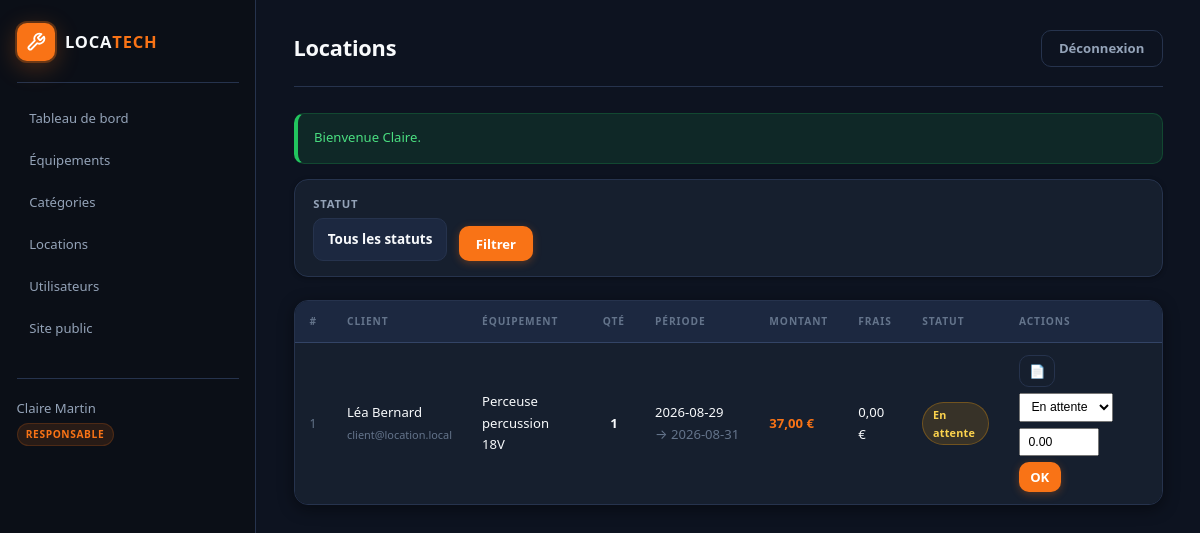
/admin/locations (signed in), run on the app's committed database.
### tables this page shows
CREATE TABLE location (
    id INT UNSIGNED AUTO_INCREMENT PRIMARY KEY,
    date_debut DATE NOT NULL,
    date_fin DATE NOT NULL,
    statut ENUM('en attente', 'confirmée', 'en cours', 'terminée', 'annulée') NOT NULL DEFAULT 'en attente',
    montant_total DECIMAL(10,2) NOT NULL DEFAULT 0,
    frais_additionnels DECIMAL(10,2) NOT NULL DEFAULT 0,
    utilisateur_id INT UNSIGNED NOT NULL,
    equipement_id INT UNSIGNED NOT NULL,
    quantite SMALLINT UNSIGNED NOT NULL DEFAULT 1,
    CONSTRAINT fk_location_utilisateur
        FOREIGN KEY (utilisateur_id) REFERENCES utilisateur(id)
        ON UPDATE CASCADE
        ON DELETE RESTRICT,
    CONSTRAINT fk_location_equipement
        FOREIGN KEY (equipement_id) REFERENCES equipement(id)
        ON UPDATE CASCADE
        ON DELETE RESTRICT
);

CREATE TABLE utilisateur (
    id INT UNSIGNED AUTO_INCREMENT PRIMARY KEY,
    nom VARCHAR(100) NOT NULL,
    prenom VARCHAR(100) NOT NULL,
    email VARCHAR(180) NOT NULL UNIQUE,
    password VARCHAR(255) NOT NULL,
    role ENUM('client', 'agent', 'responsable') NOT NULL DEFAULT 'client'
);

CREATE TABLE equipement (
    id INT UNSIGNED AUTO_INCREMENT PRIMARY KEY,
    nom VARCHAR(150) NOT NULL,
    description TEXT NULL,
    prix_jour DECIMAL(10,2) NOT NULL,
    quantite_stock INT NOT NULL DEFAULT 0,
    seuil_alerte INT NOT NULL DEFAULT 1,
    etat ENUM('disponible', 'en location', 'en maintenance', 'endommagé') NOT NULL DEFAULT 'disponible',
    categorie_id INT UNSIGNED NOT NULL,
    photo VARCHAR(255) NULL DEFAULT NULL,
    CONSTRAINT fk_equipement_categorie
        FOREIGN KEY (categorie_id) REFERENCES categorie(id)
        ON UPDATE CASCADE
        ON DELETE RESTRICT
);

### controllers/LocationController.php (called while the page is built, shortened)
<?php
class LocationController
{
    private Location   $location;
    public function __construct()
    {
        $this->location   = new Location();
    }
    public function adminIndex(): void
    {
        $statut = $_GET['statut'] ?? null;
        view('back/locations', [
            'locations' => $this->location->findAll($statut ?: null),
            'statut'    => $statut,
        ]);
    }
}

### models/Location.php (called while the page is built, shortened)
<?php
class Location
{
    private PDO $db;
    public function __construct(?PDO $pdo = null)
    {
        $this->db = $pdo ?? Database::getConnection();
    }
    public function findAll(?string $statut = null): array
    {
        $sql = $this->baseSelect() . ' WHERE 1 = 1';
        $params = [];
        $sql .= ' ORDER BY l.date_debut DESC, l.id DESC';
        $stmt = $this->db->prepare($sql);
        $stmt->execute($params);
        return $stmt->fetchAll();
    }
    private function baseSelect(): string
    {
        return 'SELECT l.*,
                       l.quantite,
                       u.nom AS utilisateur_nom,
                       u.prenom AS utilisateur_prenom,
                       u.email AS utilisateur_email,
                       e.nom AS equipement_nom,
                       e.prix_jour,
                       e.quantite_stock,
                       e.etat AS equipement_etat
                FROM location l
                INNER JOIN utilisateur u ON u.id = l.utilisateur_id
                INNER JOIN equipement e ON e.id = l.equipement_id';
    }
}

### config/Database.php (called while the page is built, shortened)
<?php
class Database
{
    private static ?PDO $instance = null;
    public static function getConnection(): PDO
    {
        if (self::$instance === null) {
            $dsn = sprintf(
                'mysql:host=%s;port=%s;dbname=%s;charset=%s',
                DB_HOST,
                DB_PORT,
                DB_NAME,
                DB_CHARSET
            );
            $options = [
                PDO::ATTR_ERRMODE => PDO::ERRMODE_EXCEPTION,
                PDO::ATTR_DEFAULT_FETCH_MODE => PDO::FETCH_ASSOC,
                PDO::ATTR_EMULATE_PREPARES => false,
                PDO::MYSQL_ATTR_INIT_COMMAND => 'SET NAMES utf8mb4 COLLATE utf8mb4_unicode_ci',
            ];
            try {
                self::$instance = new PDO($dsn, DB_USER, DB_PASS, $options);
            } catch (PDOException $e) {
                error_log('Database connection error: ' . $e->getMessage());
                throw new RuntimeException(
                    'Impossible de se connecter à la base de données. Vérifiez la configuration MySQL (location_db).'
                );
            }
        }
        return self::$instance;
    }
}

### views/back/locations.php (the view, shortened to what this page needs)
<?php
require APP_ROOT . '/views/layout/admin_header.php';
?>
<form class="filters" method="get" action="<?= e(url('admin/locations')) ?>">
    <label>
        Statut
        <select name="statut">
            <option value="">Tous les statuts</option>
        </select>
    </label>
    <button class="btn btn-primary" type="submit">Filtrer</button>
</form>
<div class="table-wrap">
    <table>
        <thead>
            <tr>
                <th>#</th>
                <th>Client</th>
                <th>Équipement</th>
                <th>Qté</th>
                <th>Période</th>
                <th>Montant</th>
                <th>Frais</th>
                <th>Statut</th>
                <th>Actions</th>
            </tr>
        </thead>
        <tbody>
        <?php foreach ($locations as $row): ?>
            <tr>
                <td style="color:var(--muted-light);font-size:.8rem"><?= (int) $row['id'] ?></td>
                <td>
                    <?= e($row['utilisateur_prenom'] . ' ' . $row['utilisateur_nom']) ?>
                    <br><small style="color:var(--muted-light)"><?= e($row['utilisateur_email']) ?></small>
                </td>
                <td><?= e($row['equipement_nom']) ?></td>
                <td style="text-align:center;font-weight:700"><?= (int) $row['quantite'] ?></td>
                <td style="white-space:nowrap">
                    <?= e($row['date_debut']) ?><br>
                    <span style="color:var(--muted-light)">→ <?= e($row['date_fin']) ?></span>
                </td>
                <td style="font-weight:700;color:var(--orange)">
                    <?= number_format((float) $row['montant_total'], 2, ',', ' ') ?> €
                </td>
                <td><?= number_format((float) $row['frais_additionnels'], 2, ',', ' ') ?> €</td>
                <td><?= statut_badge($row['statut']) ?></td>
                <td>
                    <div class="actions">
                        <a class="btn btn-ghost"
                           href="<?= e(url('locations/pdf/' . (int) $row['id'])) ?>"
                           target="_blank" title="Contrat PDF"
                           style="padding:.4rem .6rem">📄</a>
                        <form method="post"
                              action="<?= e(url('admin/locations/update')) ?>"
                              class="inline-form">
                            <select name="statut" style="padding:.35rem .5rem;font-size:.82rem">
                                <?php foreach (LOCATION_STATUTS as $st): ?>
                                    <option value="<?= e($st) ?>"
                                        <?= $row['statut'] === $st ? 'selected' : '' ?>>
                                        <?= e(statut_label($st)) ?>
                                    </option>
                                <?php endforeach; ?>
                            </select>
                            <input type="number" step="0.01" min="0"
                                   name="frais_additionnels"
                                   value="<?= e($row['frais_additionnels']) ?>"
                                   title="Frais additionnels (€)"
                                   placeholder="0.00"
                                   style="width:80px;padding:.35rem .5rem;font-size:.82rem">
                            <button class="btn btn-primary" type="submit"
                                    style="padding:.4rem .75rem">OK</button>
                        </form>
                    </div>
                </td>
            </tr>
        <?php endforeach; ?>
        </tbody>
    </table>
</div>
<?php require APP_ROOT . '/views/layout/admin_footer.php'; ?>

### config/helpers.php (shortened to what this page needs)
<?php
function url(string $path = ''): string
{
    $path = ltrim($path, '/');
    return BASE_URL . '/' . $path;
}
function view(string $path, array $data = []): void
{
    extract($data, EXTR_SKIP);
    $file = APP_ROOT . DIRECTORY_SEPARATOR . 'views' . DIRECTORY_SEPARATOR . str_replace('/', DIRECTORY_SEPARATOR, $path) . '.php';
    require $file;
}
function e(?string $value): string
{
    return htmlspecialchars((string) $value, ENT_QUOTES, 'UTF-8');
}
function statut_label(string $statut): string
{
    $labels = [
        'en attente' => 'En attente',
        'confirmee'  => 'Confirmée',
        'en cours'   => 'En cours',
        'terminee'   => 'Terminée',
        'annulee'    => 'Annulée',
    ];
    return $labels[$statut] ?? ucfirst($statut);
}
function normalize_status(string $raw): string
{
    $s = mb_strtolower(trim($raw), 'UTF-8');
    $s = str_replace('_', ' ', $s);
    $accents = [
        'à'=>'a','â'=>'a','ä'=>'a',
        'é'=>'e','è'=>'e','ê'=>'e','ë'=>'e',
        'î'=>'i','ï'=>'i',
        'ô'=>'o','ö'=>'o',
        'ù'=>'u','û'=>'u','ü'=>'u',
        'ç'=>'c','ñ'=>'n',
    ];
    $s = strtr($s, $accents);
    return (string) preg_replace('/\s+/', ' ', $s);
}
function canonical_statut(string $raw): string
{
    $norm = normalize_status($raw);
    $all = ['en attente','confirmee','en cours','terminee','annulee',
            'disponible','en location','en maintenance','endommage'];
    if (in_array($norm, $all, true)) {
        return $norm;
    }
    return $norm;
}
function statut_badge(string $statut): string
{
    $key = canonical_statut($statut);
    $classMap = [
        'en attente' => 'statut-en-attente',
        'confirmee'  => 'statut-confirmee',
        'en cours'   => 'statut-en-cours',
        'terminee'   => 'statut-terminee',
        'annulee'    => 'statut-annulee',
    ];
    $class   = $classMap[$key] ?? 'statut-unknown';
    $display = statut_label($key);
    return '<span class="badge ' . e($class) . '">' . e($display) . '</span>';
}

### public/css/style.css (style rules this page uses)
:root { --bg: #0B0F17; --surface: #161F2E; --surface-raised:#1C2840; --surface-high: #243352; --orange: #F97316; --orange-dim: rgba(249,115,22,.12); --orange-glow: rgba(249,115,22,.30); --orange-hover: #EA6B0A; --indigo: #3B82F6; --indigo-dim: rgba(59,130,246,.12); --ink: #F8FAFC; --muted: #94A3B8; --muted-light: #64748B; --line: #26334D; --line-bright: #334466; --ok: #22C55E; --ok-bg: rgba(34,197,94,.12); --bad: #F43F5E; --bad-bg: rgba(244,63,94,.12); --warn: #F59E0B; --warn-bg: rgba(245,158,11,.12); --radius: 14px; --radius-sm: 10px; --radius-xs: 6px; --radius-full: 999px; --shadow-sm: 0 1px 4px rgba(0,0,0,.35); --shadow-md: 0 4px 16px rgba(0,0,0,.45); --shadow-lg: 0 8px 32px rgba(0,0,0,.55); --shadow-orange: 0 6px 24px var(--orange-glow); --ease: .18s ease; font-family: "Segoe UI", system-ui, -apple-system, sans-serif; font-size: 15px; }
*, *::before, *::after { box-sizing: border-box; margin: 0; padding: 0; }
body { background: var(--bg); color: var(--ink); line-height: 1.65; -webkit-font-smoothing: antialiased; min-height: 100vh; }
a { color: var(--orange); text-decoration: none; transition: color var(--ease); }
.btn { display: inline-flex; align-items: center; gap: 0.4rem; border: none; border-radius: var(--radius-sm); padding: 0.55rem 1.15rem; font: inherit; font-size: 0.875rem; font-weight: 600; cursor: pointer; text-decoration: none; white-space: nowrap; line-height: 1.4; transition: background var(--ease), box-shadow var(--ease), color var(--ease), border-color var(--ease), transform var(--ease); }
.btn-primary { background: var(--orange); color: #fff; box-shadow: 0 2px 8px var(--orange-glow); }
.btn-ghost { background: transparent; color: var(--muted); border: 1px solid var(--line); }
.badge { display: inline-block; padding: 0.2rem 0.65rem; border-radius: var(--radius-full); font-size: 0.72rem; font-weight: 600; letter-spacing: 0.02em; background: var(--surface-raised); color: var(--muted); border: 1px solid var(--line); }
.statut-en-attente { background: rgba(245,158,11,.15); color: #FCD34D; border-color: rgba(245,158,11,.30); }
.filters { display: flex; gap: 0.75rem; align-items: flex-end; flex-wrap: wrap; margin-bottom: 1.5rem; background: var(--surface); border: 1px solid var(--line); border-radius: var(--radius); padding: 1rem 1.25rem; box-shadow: var(--shadow-sm); }
.filters label { display: grid; gap: 0.3rem; font-size: 0.75rem; font-weight: 700; text-transform: uppercase; letter-spacing: 0.07em; color: var(--muted); }
.form input, .form select, .form textarea, .filters select, .filters input { width: 100%; padding: 0.65rem 0.9rem; border: 1.5px solid var(--line); border-radius: var(--radius-sm); font: inherit; font-size: 0.9rem; background: var(--surface-raised); color: var(--ink); outline: none; transition: border-color var(--ease), box-shadow var(--ease), background var(--ease); -webkit-appearance: none; }
.table-wrap { overflow-x: auto; border-radius: var(--radius); border: 1px solid var(--line); box-shadow: var(--shadow-md); }
table { width: 100%; border-collapse: collapse; background: var(--surface); font-size: 0.875rem; }
thead { background: var(--surface-raised); border-bottom: 1px solid var(--line-bright); }
th { text-align: left; padding: 0.8rem 1rem; font-size: 0.68rem; font-weight: 700; text-transform: uppercase; letter-spacing: 0.09em; color: var(--muted-light); white-space: nowrap; }
td { text-align: left; padding: 0.8rem 1rem; border-bottom: 1px solid var(--line); vertical-align: middle; color: var(--ink); }
tbody tr:last-child td { border-bottom: none; }
tbody tr { transition: background var(--ease); }
.actions, .inline-form { display: flex; gap: 0.4rem; align-items: center; flex-wrap: wrap; }
.back-office { background: #0D1320; min-height: 100vh; }

### data on the page
location: id "1", utilisateur.nom "Léa Bernard", utilisateur.email "client@location.local", equipement.nom "Perceuse percussion 18V", quantite "1", date_debut "2026-08-29", date_fin "2026-08-31", montant_total "37,00", frais_additionnels "0,00", statut "En attente", frais_additionnels "0.00"

### other printed values
$user['prenom'] . ' ' . $user['nom'] "Claire Martin"
$user['role'] "RESPONSABLE"
$title "Locations"
$success "Bienvenue Claire."
form field statut "En attente"
